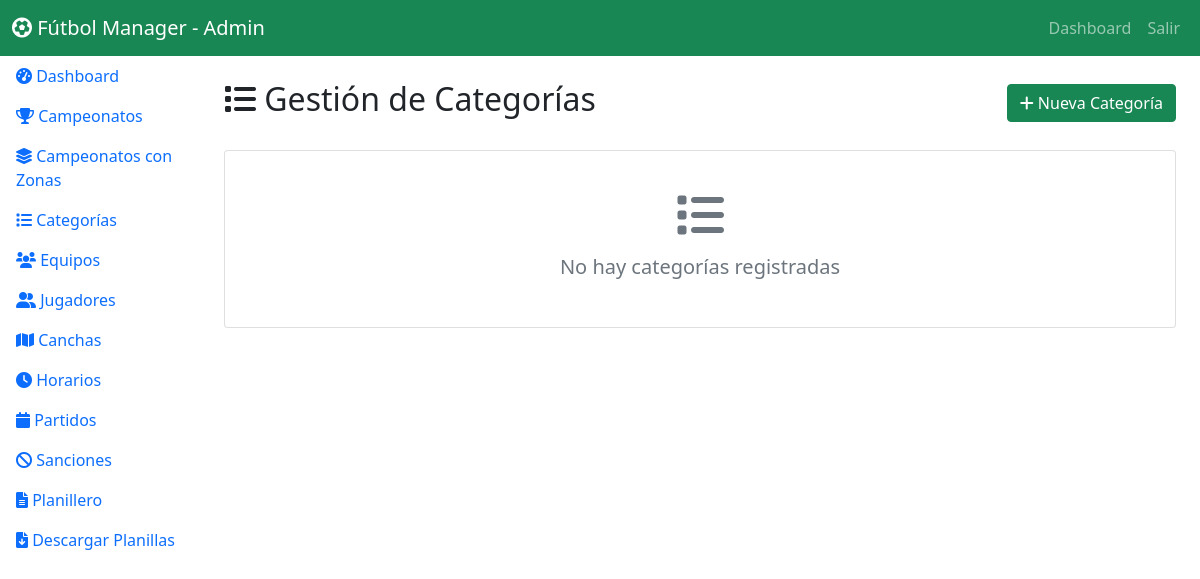
The app's page /admin/categorias.php (signed in), older data.
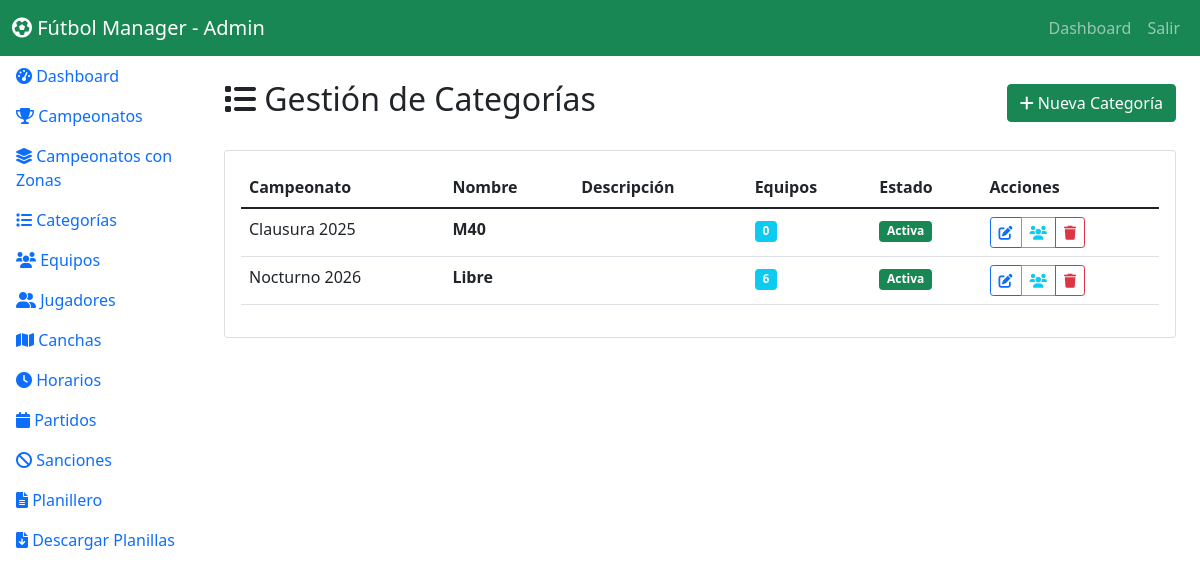
The same page, newer data.
### tables this page shows
CREATE TABLE `categorias` (
  `id` int(11) NOT NULL,
  `campeonato_id` int(11) NOT NULL,
  `nombre` varchar(50) NOT NULL,
  `descripcion` text DEFAULT NULL,
  `activa` tinyint(1) DEFAULT 1
);

CREATE TABLE `campeonatos` (
  `id` int(11) NOT NULL,
  `nombre` varchar(100) NOT NULL,
  `descripcion` text DEFAULT NULL,
  `fecha_inicio` date NOT NULL,
  `fecha_fin` date DEFAULT NULL,
  `activo` tinyint(1) DEFAULT 1,
  `es_torneo_nocturno` tinyint(1) DEFAULT 0 COMMENT 'Indica si es un torneo nocturno (por zonas)',
  `tipo_campeonato` enum('largo','zonal') NOT NULL COMMENT 'Tipo de campeonato: largo (Apertura/Clausura) o zonal (Torneo Nocturno, etc.)',
  `created_at` timestamp NULL DEFAULT current_timestamp()
);

### admin/categorias.php (the view, shortened to what the changed rows need)
<?php
$db = Database::getInstance()->getConnection();
$stmt = $db->query("
    SELECT c.*, camp.nombre as campeonato_nombre,
           COUNT(DISTINCT e.id) as equipos_count
    FROM categorias c
    JOIN campeonatos camp ON c.campeonato_id = camp.id
    LEFT JOIN equipos e ON c.id = e.categoria_id
    GROUP BY c.id
    ORDER BY camp.nombre, c.nombre
");
$categorias = $stmt->fetchAll();
?>
<!DOCTYPE html>
<html lang="es">
<head>
    <link href="https://cdnjs.cloudflare.com/ajax/libs/bootstrap/5.1.3/css/bootstrap.min.css" rel="stylesheet">
    <link href="https://cdnjs.cloudflare.com/ajax/libs/font-awesome/6.0.0/css/all.min.css" rel="stylesheet">
    <link href="<?php echo SITE_URL; ?>assets/css/style.css" rel="stylesheet">
</head>
<body>
    <div class="container-fluid">
        <div class="row">
            <div class="col-md-9 col-lg-10 p-4">
                <div class="d-flex justify-content-between align-items-center mb-4">
                    <h2><i class="fas fa-list"></i> Gestión de Categorías</h2>
                </div>
                <div class="card">
                    <div class="card-body">
                        <?php if (empty($categorias)): ?>
                            <div class="text-center py-4">
                                <i class="fas fa-list fa-3x text-muted mb-3"></i>
                                <h5 class="text-muted">No hay categorías registradas</h5>
                            </div>
                        <?php else: ?>
                            <div class="table-responsive">
                                <table class="table table-hover">
                                    <thead>
                                        <tr>
                                            <th>Campeonato</th>
                                            <th>Nombre</th>
                                            <th>Descripción</th>
                                            <th>Equipos</th>
                                            <th>Estado</th>
                                            <th>Acciones</th>
                                        </tr>
                                    </thead>
                                    <tbody>
                                        <?php foreach ($categorias as $categoria): ?>
                                        <tr>
                                            <td><?php echo htmlspecialchars($categoria['campeonato_nombre']); ?></td>
                                            <td><strong><?php echo htmlspecialchars($categoria['nombre']); ?></strong></td>
                                            <td><?php echo htmlspecialchars($categoria['descripcion']); ?></td>
                                            <td>
                                                <span class="badge bg-info"><?php echo $categoria['equipos_count']; ?></span>
                                            </td>
                                            <td>
                                                <?php if ($categoria['activa']): ?>
                                                    <span class="badge bg-success">Activa</span>
                                                <?php else: ?>
                                                    <span class="badge bg-secondary">Inactiva</span>
                                                <?php endif; ?>
                                            </td>
                                            <td>
                                                <div class="btn-group" role="group">
                                                    <button class="btn btn-sm btn-outline-primary"
                                                            onclick="editarCategoria(<?php echo $categoria['id']; ?>)">
                                                        <i class="fas fa-edit"></i>
                                                    </button>
                                                    <a href="equipos.php?categoria=<?php echo $categoria['id']; ?>"
                                                       class="btn btn-sm btn-outline-info">
                                                        <i class="fas fa-users"></i>
                                                    </a>
                                                    <button class="btn btn-sm btn-outline-danger"
                                                            onclick="eliminarCategoria(<?php echo $categoria['id']; ?>, '<?php echo htmlspecialchars($categoria['nombre']); ?>')">
                                                        <i class="fas fa-trash"></i>
                                                    </button>
                                                </div>
                                            </td>
                                        </tr>
                                        <?php endforeach; ?>
                                    </tbody>
                                </table>
                            </div>
                        <?php endif; ?>
                    </div>
                </div>
            </div>
        </div>
    </div>
</body>
</html>

Row changes from the older to the newer data that the page shows:
added categorias: campeonato.nombre "Clausura 2025", nombre "M40", equipos_count "0", activa "Activa"
added categorias: campeonato.nombre "Nocturno 2026", nombre "Libre", equipos_count "6", activa "Activa"
Text that changed along with them:
text no longer shown: "No hay categorías registradas"
text now shown: "Campeonato Nombre Descripción Equipos Estado Acciones"
